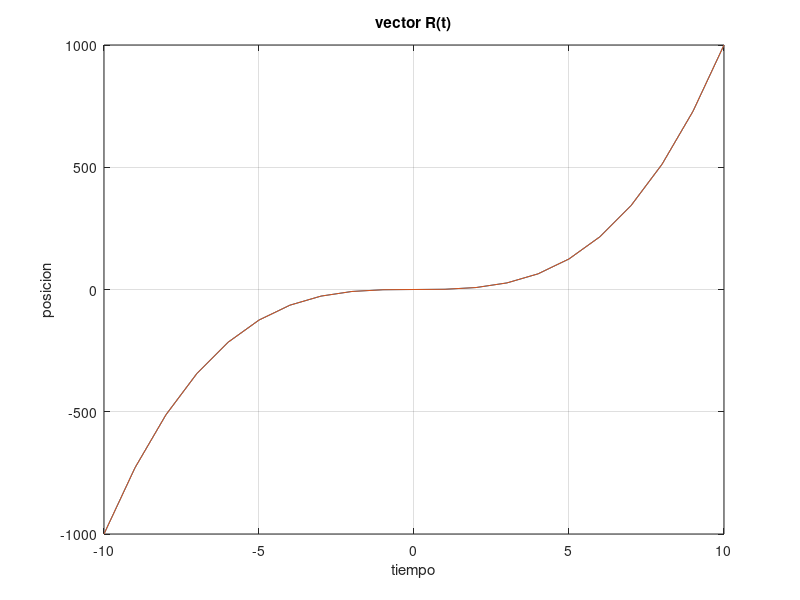

MATLAB code for this plot:
t = [-10:1:10];
k = [t.^3];
A = [t' k']
plot(t,k)
x = [0, A(1)];
y = [0, A(1,2)];
x2 = [0, A(2)];
y2 = [0, A(2,2)];
hold on
%line(x,y,'color','red','LineStyle','--');
%line(x,y,'color','red','LineStyle',':');
%line(x,y,'color','red','LineStyle','--');
%line(x2,y2,'color','green','LineStyle','-');
xlabel('tiempo')
ylabel('posicion')
title('vector R(t)')
hold on
plot(t,k)
grid on